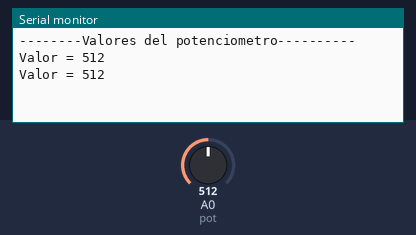
A sketch run on a simulated Arduino Uno, built with avr-gcc and run on an emulated ATmega328P. Shown: the last lines printed to the serial monitor. The test bench sets the inputs (shaded band); at power-on: A0 (pot) = 512.

Above: at 2.8 s.
2.9 s: A0 (pot) set to 716
At 4.9 s:
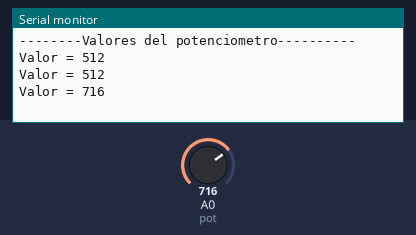
5.6 s: A0 (pot) set to 900
At 6.5 s:
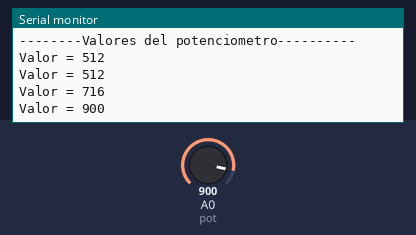
Timing chart, 0 to 8.6 s (numbered marks = the images above; inputs shaded):
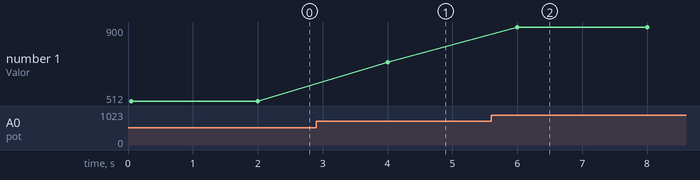

Measured:
- after the input at 2.9 s, the serial monitor: prints a new line after 1.1 s (image 1)
- after the input at 5.6 s, the serial monitor: prints a new line after 0.40 s (image 2)
- plotted number 1: 512 → 716 after the input at 2.9 s, 716 → 900 after the input at 5.6 s

The sketch:

practica11.ino
```cpp
//PRACTICA #11 TI4-3 VICTOR GALVAN
//Declaramos las variables
int valor = 0;
int pot = A0;
void setup() {
 //Declaramos la entrada del potenciometro
  pinMode(pot, INPUT);
  Serial.begin(9600);
  //Imprimimos un titulo en la consola
  Serial.println("--------Valores del potenciometro----------");
}
void loop() {
 //Leemos los valores de la fotorresistencia
 valor =analogRead(pot);
//Imprimimos los valores del potenciometro
 Serial.print("Valor = ");
 Serial.println(valor);
 delay(2000);
}
```
